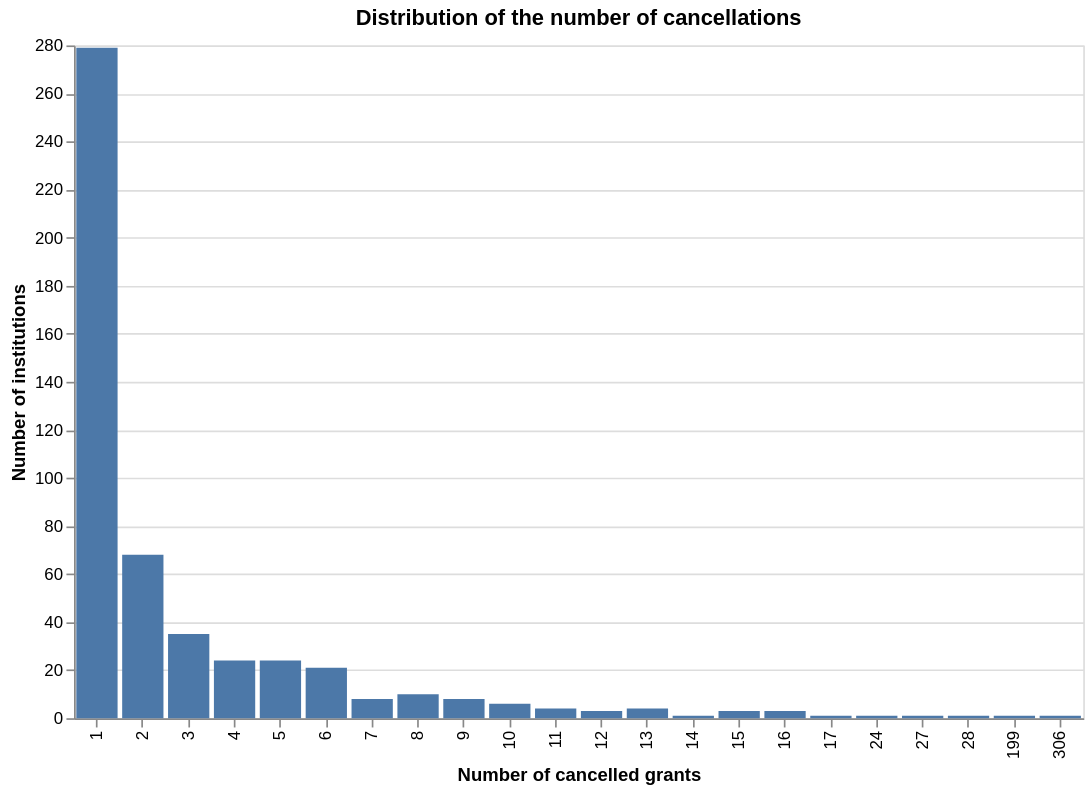

Notebook cell for this chart:
### Code cell
# Q2 "histogram" (discarded)

import altair as alt
import pandas as pd

# improved llegibility compared to previous bar chart
# reveals global structure: the majority of inst. have 1-3 cancellations
hist_q2 = alt.Chart(data_grants22).mark_bar().encode(
    x=alt.X(
        'number_cancellations:O',
        #bin=alt.Bin(maxbins=50), does not improve readability
        title='Number of cancelled grants'
    ),
    y=alt.Y(
        'number_orgs:Q',
        title='Number of institutions'
    ),
    tooltip=[
        alt.Tooltip('number_orgs:Q', title='Number of institutions')
    ]
).properties(
    title='Distribution of the number of cancellations',
    width=600,
    height=400
)

hist_q2

### Figure 1 — Vega-Lite specification as saved in the notebook (floating-point values rounded to 4 significant figures)
{"config": {"view": {"continuousWidth": 300, "continuousHeight": 300}}, "data": {"name": "data-534b78a2416a93333dbe2421cd4613f5"}, "mark": {"type": "bar"}, "encoding": {"tooltip": [{"field": "number_orgs", "title": "Number of institutions", "type": "quantitative"}], "x": {"field": "number_cancellations", "title": "Number of cancelled grants", "type": "ordinal"}, "y": {"field": "number_orgs", "title": "Number of institutions", "type": "quantitative"}}, "height": 400, "title": "Distribution of the number of cancellations", "width": 600, "$schema": "https://vega.github.io/schema/vega-lite/v5.20.1.json", "datasets": {"data-534b78a2416a93333dbe2421cd4613f5": [{"number_cancellations": 1, "number_orgs": 279}, {"number_cancellations": 2, "number_orgs": 68}, {"number_cancellations": 3, "number_orgs": 35}, {"number_cancellations": 4, "number_orgs": 24}, {"number_cancellations": 5, "number_orgs": 24}, {"number_cancellations": 6, "number_orgs": 21}, {"number_cancellations": 7, "number_orgs": 8}, {"number_cancellations": 8, "number_orgs": 10}, {"number_cancellations": 9, "number_orgs": 8}, {"number_cancellations": 10, "number_orgs": 6}, {"number_cancellations": 11, "number_orgs": 4}, {"number_cancellations": 12, "number_orgs": 3}, {"number_cancellations": 13, "number_orgs": 4}, {"number_cancellations": 14, "number_orgs": 1}, {"number_cancellations": 15, "number_orgs": 3}, {"number_cancellations": 16, "number_orgs": 3}, {"number_cancellations": 17, "number_orgs": 1}, {"number_cancellations": 24, "number_orgs": 1}, {"number_cancellations": 27, "number_orgs": 1}, {"number_cancellations": 28, "number_orgs": 1}, {"number_cancellations": 199, "number_orgs": 1}, {"number_cancellations": 306, "number_orgs": 1}]}}
